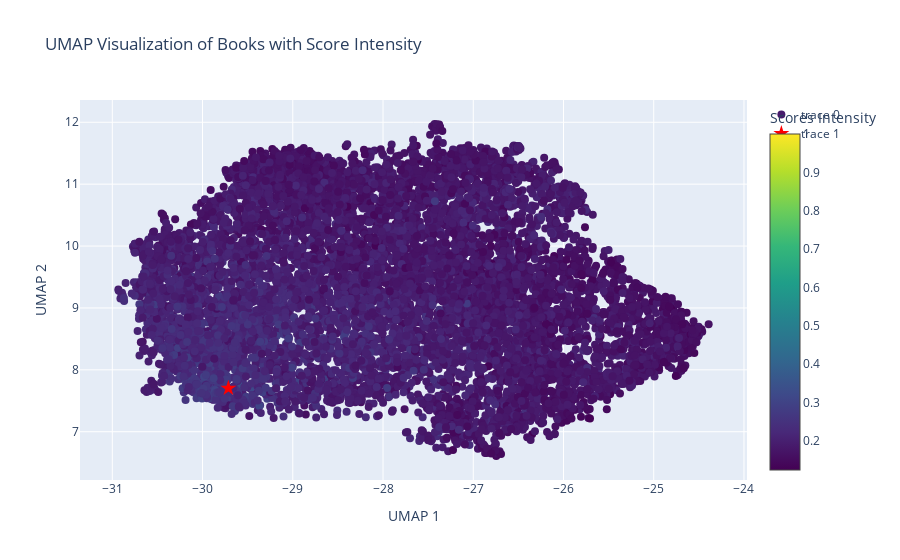

This figure's notebook cell:
### Code cell
trace = go.Scatter(
    x=umap_coords[:, 0],
    y=umap_coords[:, 1],
    mode='markers',
    marker=dict(
        size=8,
        color=scores_0,  # Use scores_0 for color intensity
        colorscale='Viridis',  # Choose a color scale (you can change it)
        showscale=True,  # Show color scale legend
        colorbar=dict(title="Scores Intensity")
    )
)

# Highlight the book with index 75
highlight_trace = go.Scatter(
    x=[book_75_coord[0]],
    y=[book_75_coord[1]],
    mode='markers',
    marker=dict(
        size=12,
        color='red',  # Highlight color for book 75
        symbol='star'
    )
)

# Combine traces for the plot
data = [trace, highlight_trace]

# Create layout
layout = go.Layout(
    title="UMAP Visualization of Books with Score Intensity",
    xaxis=dict(title="UMAP 1"),
    yaxis=dict(title="UMAP 2"),
    hovermode='closest'
)

# Create the figure and show it
fig = go.Figure(data=data, layout=layout)
fig.show()

### Figure 1 — Plotly figure (JSON) as saved in the notebook; plotly's stock layout.template omitted (floating-point values rounded to 4 significant figures; data arrays with more than 128 entries replaced by an {"elided": "..."} marker saying what was removed)
{"data": [{"marker": {"color": {"elided": "9214 float values"}, "colorbar": {"title": {"text": "Scores Intensity"}}, "colorscale": [[0, "#440154"], [0.1111, "#482878"], [0.2222, "#3e4989"], [0.3333, "#31688e"], [0.4444, "#26828e"], [0.5556, "#1f9e89"], [0.6667, "#35b779"], [0.7778, "#6ece58"], [0.8889, "#b5de2b"], [1, "#fde725"]], "showscale": true, "size": 8}, "mode": "markers", "type": "scatter", "x": {"elided": "9214 float values"}, "y": {"elided": "9214 float values"}}, {"marker": {"color": "red", "size": 12, "symbol": "star"}, "mode": "markers", "type": "scatter", "x": [-29.71], "y": [7.703]}], "layout": {"hovermode": "closest", "title": {"text": "UMAP Visualization of Books with Score Intensity"}, "xaxis": {"title": {"text": "UMAP 1"}}, "yaxis": {"title": {"text": "UMAP 2"}}}}
